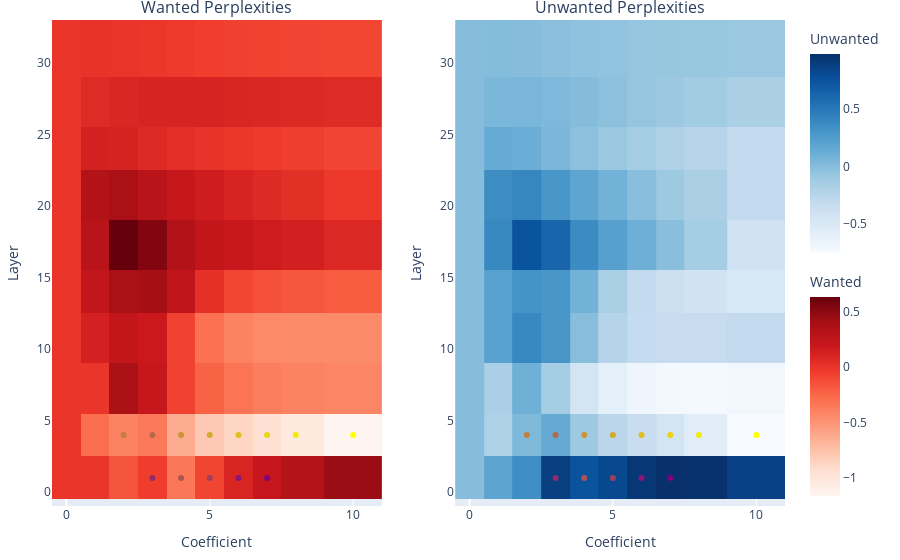
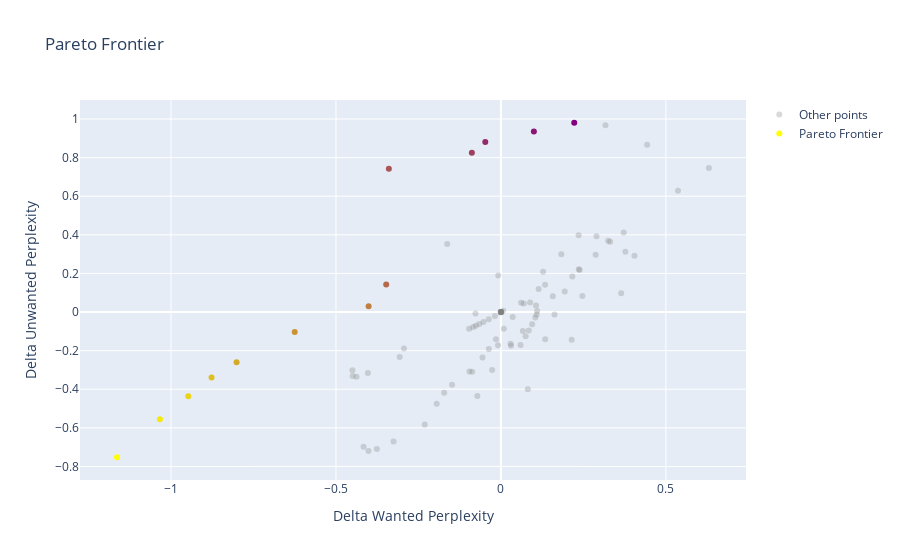

Notebook cell for these charts, in order:
### Code cell
wanted_matrix, unwanted_matrix=adhoc_hyperparameter_search.create_perplexity_matrices(love_hate_results)
adhoc_hyperparameter_search.plot_matrices_with_pareto(love_hate_results)
adhoc_hyperparameter_search.plot_pareto_frontier(love_hate_results)

### Figure 1 — Plotly figure (JSON) as saved in the notebook; plotly's stock layout.template omitted (floating-point values rounded to 4 significant figures)
{"data": [{"colorbar": {"len": 0.5, "title": {"text": "Wanted"}, "y": 0.5, "yanchor": "top"}, "colorscale": [[0, "rgb(255,245,240)"], [0.125, "rgb(254,224,210)"], [0.25, "rgb(252,187,161)"], [0.375, "rgb(252,146,114)"], [0.5, "rgb(251,106,74)"], [0.625, "rgb(239,59,44)"], [0.75, "rgb(203,24,29)"], [0.875, "rgb(165,15,21)"], [1, "rgb(103,0,13)"]], "showscale": true, "type": "heatmap", "x": [0, 1, 2, 3, 4, 5, 6, 7, 8, 10], "xaxis": "x", "y": [1, 4, 7, 11, 14, 17, 21, 24, 27, 31], "yaxis": "y", "z": [[0, -0.007985, -0.1629, -0.04735, -0.3397, -0.08801, 0.09994, 0.2223, 0.3169, 0.4432], [0, -0.2939, -0.401, -0.3477, -0.625, -0.8013, -0.8771, -0.9477, -1.034, -1.164], [0, -0.008637, 0.3646, 0.2145, -0.07144, -0.2308, -0.3255, -0.376, -0.4015, -0.4163], [0, 0.1278, 0.2357, 0.1831, -0.07708, -0.3068, -0.4032, -0.4378, -0.4495, -0.4501], [0, 0.2386, 0.3774, 0.4049, 0.2468, 0.02936, -0.09537, -0.148, -0.1719, -0.1947], [0, 0.2897, 0.6307, 0.5368, 0.3251, 0.236, 0.1936, 0.1624, 0.1343, 0.0816], [0, 0.3312, 0.3722, 0.2873, 0.2164, 0.1573, 0.1082, 0.06653, 0.03068, -0.02643], [0, 0.1338, 0.1144, 0.06926, 0.03565, 0.008794, -0.0151, -0.03669, -0.05587, -0.08708], [0, 0.06106, 0.08841, 0.1066, 0.1099, 0.1043, 0.09474, 0.08445, 0.07496, 0.05974], [0, 0.006977, -0.000421, -0.01808, -0.03683, -0.05279, -0.06557, -0.07574, -0.08395, -0.09633]]}, {"colorbar": {"len": 0.5, "title": {"text": "Unwanted"}, "y": 1, "yanchor": "top"}, "colorscale": [[0, "rgb(247,251,255)"], [0.125, "rgb(222,235,247)"], [0.25, "rgb(198,219,239)"], [0.375, "rgb(158,202,225)"], [0.5, "rgb(107,174,214)"], [0.625, "rgb(66,146,198)"], [0.75, "rgb(33,113,181)"], [0.875, "rgb(8,81,156)"], [1, "rgb(8,48,107)"]], "showscale": true, "type": "heatmap", "x": [0, 1, 2, 3, 4, 5, 6, 7, 8, 10], "xaxis": "x2", "y": [1, 4, 7, 11, 14, 17, 21, 24, 27, 31], "yaxis": "y2", "z": [[0, 0.1895, 0.3526, 0.8813, 0.7427, 0.8249, 0.9348, 0.9806, 0.9677, 0.8661], [0, -0.1895, 0.02996, 0.1432, -0.1036, -0.2595, -0.3395, -0.4359, -0.5556, -0.7523], [0, -0.1723, 0.09778, -0.143, -0.4347, -0.5832, -0.6702, -0.7093, -0.7196, -0.6979], [0, 0.209, 0.3973, 0.3, -0.007254, -0.2324, -0.3161, -0.3359, -0.3315, -0.3012], [0, 0.218, 0.3125, 0.2922, 0.08342, -0.1637, -0.3077, -0.377, -0.4175, -0.4755], [0, 0.3927, 0.7463, 0.6287, 0.3697, 0.2219, 0.1065, -0.01308, -0.1412, -0.4005], [0, 0.3642, 0.4118, 0.2964, 0.1842, 0.08138, -0.01263, -0.098, -0.1744, -0.3005], [0, 0.1411, 0.119, 0.04374, -0.02607, -0.0864, -0.1413, -0.1912, -0.2359, -0.3098], [0, 0.04811, 0.04883, 0.03374, 0.005821, -0.02823, -0.06333, -0.09598, -0.1248, -0.1712], [0, 0.006696, -0.002035, -0.01998, -0.03758, -0.05175, -0.06257, -0.0708, -0.07719, -0.08633]]}, {"marker": {"color": "rgb(255,255,0)"}, "mode": "markers", "showlegend": false, "type": "scatter", "x": [10], "xaxis": "x", "y": [4], "yaxis": "y"}, {"marker": {"color": "rgb(255,255,0)"}, "mode": "markers", "showlegend": false, "type": "scatter", "x": [10], "xaxis": "x2", "y": [4], "yaxis": "y2"}, {"marker": {"color": "rgb(244,233,10)"}, "mode": "markers", "showlegend": false, "type": "scatter", "x": [8], "xaxis": "x", "y": [4], "yaxis": "y"}, {"marker": {"color": "rgb(244,233,10)"}, "mode": "markers", "showlegend": false, "type": "scatter", "x": [8], "xaxis": "x2", "y": [4], "yaxis": "y2"}, {"marker": {"color": "rgb(233,212,21)"}, "mode": "markers", "showlegend": false, "type": "scatter", "x": [7], "xaxis": "x", "y": [4], "yaxis": "y"}, {"marker": {"color": "rgb(233,212,21)"}, "mode": "markers", "showlegend": false, "type": "scatter", "x": [7], "xaxis": "x2", "y": [4], "yaxis": "y2"}, {"marker": {"color": "rgb(223,191,32)"}, "mode": "markers", "showlegend": false, "type": "scatter", "x": [6], "xaxis": "x", "y": [4], "yaxis": "y"}, {"marker": {"color": "rgb(223,191,32)"}, "mode": "markers", "showlegend": false, "type": "scatter", "x": [6], "xaxis": "x2", "y": [4], "yaxis": "y2"}, {"marker": {"color": "rgb(212,170,42)"}, "mode": "markers", "showlegend": false, "type": "scatter", "x": [5], "xaxis": "x", "y": [4], "yaxis": "y"}, {"marker": {"color": "rgb(212,170,42)"}, "mode": "markers", "showlegend": false, "type": "scatter", "x": [5], "xaxis": "x2", "y": [4], "yaxis": "y2"}, {"marker": {"color": "rgb(202,148,53)"}, "mode": "markers", "showlegend": false, "type": "scatter", "x": [4], "xaxis": "x", "y": [4], "yaxis": "y"}, {"marker": {"color": "rgb(202,148,53)"}, "mode": "markers", "showlegend": false, "type": "scatter", "x": [4], "xaxis": "x2", "y": [4], "yaxis": "y2"}, {"marker": {"color": "rgb(191,127,64)"}, "mode": "markers", "showlegend": false, "type": "scatter", "x": [2], "xaxis": "x", "y": [4], "yaxis": "y"}, {"marker": {"color": "rgb(191,127,64)"}, "mode": "markers", "showlegend": false, "type": "scatter", "x": [2], "xaxis": "x2", "y": [4], "yaxis": "y2"}, {"marker": {"color": "rgb(180,106,74)"}, "mode": "markers", "showlegend": false, "type": "scatter", "x": [3], "xaxis": "x", "y": [4], "yaxis": "y"}, {"marker": {"color": "rgb(180,106,74)"}, "mode": "markers", "showlegend": false, "type": "scatter", "x": [3], "xaxis": "x2", "y": [4], "yaxis": "y2"}, {"marker": {"color": "rgb(170,85,85)"}, "mode": "markers", "showlegend": false, "type": "scatter", "x": [4], "xaxis": "x", "y": [1], "yaxis": "y"}, {"marker": {"color": "rgb(170,85,85)"}, "mode": "markers", "showlegend": false, "type": "scatter", "x": [4], "xaxis": "x2", "y": [1], "yaxis": "y2"}, {"marker": {"color": "rgb(159,63,96)"}, "mode": "markers", "showlegend": false, "type": "scatter", "x": [5], "xaxis": "x", "y": [1], "yaxis": "y"}, {"marker": {"color": "rgb(159,63,96)"}, "mode": "markers", "showlegend": false, "type": "scatter", "x": [5], "xaxis": "x2", "y": [1], "yaxis": "y2"}, {"marker": {"color": "rgb(149,42,106)"}, "mode": "markers", "showlegend": false, "type": "scatter", "x": [3], "xaxis": "x", "y": [1], "yaxis": "y"}, {"marker": {"color": "rgb(149,42,106)"}, "mode": "markers", "showlegend": false, "type": "scatter", "x": [3], "xaxis": "x2", "y": [1], "yaxis": "y2"}, {"marker": {"color": "rgb(138,21,117)"}, "mode": "markers", "showlegend": false, "type": "scatter", "x": [6], "xaxis": "x", "y": [1], "yaxis": "y"}, {"marker": {"color": "rgb(138,21,117)"}, "mode": "markers", "showlegend": false, "type": "scatter", "x": [6], "xaxis": "x2", "y": [1], "yaxis": "y2"}, {"marker": {"color": "rgb(128,0,128)"}, "mode": "markers", "showlegend": false, "type": "scatter", "x": [7], "xaxis": "x", "y": [1], "yaxis": "y"}, {"marker": {"color": "rgb(128,0,128)"}, "mode": "markers", "showlegend": false, "type": "scatter", "x": [7], "xaxis": "x2", "y": [1], "yaxis": "y2"}], "layout": {"annotations": [{"font": {"size": 16}, "showarrow": false, "text": "Wanted Perplexities", "x": 0.225, "xanchor": "center", "xref": "paper", "y": 1, "yanchor": "bottom", "yref": "paper"}, {"font": {"size": 16}, "showarrow": false, "text": "Unwanted Perplexities", "x": 0.775, "xanchor": "center", "xref": "paper", "y": 1, "yanchor": "bottom", "yref": "paper"}], "margin": {"b": 50, "l": 50, "r": 50, "t": 20}, "xaxis": {"anchor": "y", "domain": [0, 0.45], "title": {"text": "Coefficient"}}, "xaxis2": {"anchor": "y2", "domain": [0.55, 1], "title": {"text": "Coefficient"}}, "yaxis": {"anchor": "x", "domain": [0, 1], "title": {"text": "Layer"}}, "yaxis2": {"anchor": "x2", "domain": [0, 1], "title": {"text": "Layer"}}}}

### Figure 2 — Plotly figure (JSON) as saved in the notebook; plotly's stock layout.template omitted (floating-point values rounded to 4 significant figures)
{"data": [{"hoverinfo": "text", "marker": {"color": "grey", "opacity": 0.3}, "mode": "markers", "name": "Other points", "type": "scatter", "x": [0, -0.007985, -0.1629, 0.3169, 0.4432, 0, -0.2939, 0, -0.008637, 0.3646, 0.2145, -0.07144, -0.2308, -0.3255, -0.376, -0.4015, -0.4163, 0, 0.1278, 0.2357, 0.1831, -0.07708, -0.3068, -0.4032, -0.4378, -0.4495, -0.4501, 0, 0.2386, 0.3774, 0.4049, 0.2468, 0.02936, -0.09537, -0.148, -0.1719, -0.1947, 0, 0.2897, 0.6307, 0.5368, 0.3251, 0.236, 0.1936, 0.1624, 0.1343, 0.0816, 0, 0.3312, 0.3722, 0.2873, 0.2164, 0.1573, 0.1082, 0.06653, 0.03068, -0.02643, 0, 0.1338, 0.1144, 0.06926, 0.03565, 0.008794, -0.0151, -0.03669, -0.05587, -0.08708, 0, 0.06106, 0.08841, 0.1066, 0.1099, 0.1043, 0.09474, 0.08445, 0.07496, 0.05974, 0, 0.006977, -0.000421, -0.01808, -0.03683, -0.05279, -0.06557, -0.07574, -0.08395, -0.09633], "y": [0, 0.1895, 0.3526, 0.9677, 0.8661, 0, -0.1895, 0, -0.1723, 0.09778, -0.143, -0.4347, -0.5832, -0.6702, -0.7093, -0.7196, -0.6979, 0, 0.209, 0.3973, 0.3, -0.007254, -0.2324, -0.3161, -0.3359, -0.3315, -0.3012, 0, 0.218, 0.3125, 0.2922, 0.08342, -0.1637, -0.3077, -0.377, -0.4175, -0.4755, 0, 0.3927, 0.7463, 0.6287, 0.3697, 0.2219, 0.1065, -0.01308, -0.1412, -0.4005, 0, 0.3642, 0.4118, 0.2964, 0.1842, 0.08138, -0.01263, -0.098, -0.1744, -0.3005, 0, 0.1411, 0.119, 0.04374, -0.02607, -0.0864, -0.1413, -0.1912, -0.2359, -0.3098, 0, 0.04811, 0.04883, 0.03374, 0.005821, -0.02823, -0.06333, -0.09598, -0.1248, -0.1712, 0, 0.006696, -0.002035, -0.01998, -0.03758, -0.05175, -0.06257, -0.0708, -0.07719, -0.08633]}, {"hoverinfo": "text", "hovertext": ["Layer: 4\n Coefficent10", "Layer: 4\n Coefficent8", "Layer: 4\n Coefficent7", "Layer: 4\n Coefficent6", "Layer: 4\n Coefficent5", "Layer: 4\n Coefficent4", "Layer: 4\n Coefficent2", "Layer: 4\n Coefficent3", "Layer: 1\n Coefficent4", "Layer: 1\n Coefficent5", "Layer: 1\n Coefficent3", "Layer: 1\n Coefficent6", "Layer: 1\n Coefficent7"], "marker": {"color": ["rgb(255,255,0)", "rgb(244,233,10)", "rgb(233,212,21)", "rgb(223,191,32)", "rgb(212,170,42)", "rgb(202,148,53)", "rgb(191,127,64)", "rgb(180,106,74)", "rgb(170,85,85)", "rgb(159,63,96)", "rgb(149,42,106)", "rgb(138,21,117)", "rgb(128,0,128)"]}, "mode": "markers", "name": "Pareto Frontier", "type": "scatter", "x": [-1.164, -1.034, -0.9477, -0.8771, -0.8013, -0.625, -0.401, -0.3477, -0.3397, -0.08801, -0.04735, 0.09994, 0.2223], "y": [-0.7523, -0.5556, -0.4359, -0.3395, -0.2595, -0.1036, 0.02996, 0.1432, 0.7427, 0.8249, 0.8813, 0.9348, 0.9806]}], "layout": {"title": {"text": "Pareto Frontier"}, "xaxis": {"title": {"text": "Delta Wanted Perplexity"}}, "yaxis": {"title": {"text": "Delta Unwanted Perplexity"}}}}
